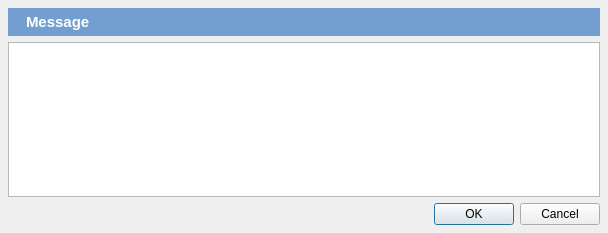
<?xml version="1.0" encoding="UTF-8"?>
<ui version="4.0">
 <class>text_input_dialog</class>
 <widget class="QDialog" name="text_input_dialog">
  <property name="geometry">
   <rect>
    <x>0</x>
    <y>0</y>
    <width>608</width>
    <height>233</height>
   </rect>
  </property>
  <property name="windowTitle">
   <string>OpenSesame says ...</string>
  </property>
  <layout class="QVBoxLayout" name="verticalLayout">
   <property name="margin">
    <number>8</number>
   </property>
   <item>
    <widget class="QWidget" name="widget" native="true">
     <property name="sizePolicy">
      <sizepolicy hsizetype="Preferred" vsizetype="Fixed">
       <horstretch>0</horstretch>
       <verstretch>0</verstretch>
      </sizepolicy>
     </property>
     <property name="styleSheet">
      <string notr="true">color: rgb(255, 255, 255);
background-color: #729fcf;</string>
     </property>
     <layout class="QHBoxLayout" name="horizontalLayout">
      <property name="margin">
       <number>5</number>
      </property>
      <item>
       <widget class="QLabel" name="label_text_input">
        <property name="sizePolicy">
         <sizepolicy hsizetype="Fixed" vsizetype="Preferred">
          <horstretch>0</horstretch>
          <verstretch>0</verstretch>
         </sizepolicy>
        </property>
        <property name="text">
         <string/>
        </property>
        <property name="pixmap">
         <pixmap>:/icons/about_large.png</pixmap>
        </property>
       </widget>
      </item>
      <item>
       <widget class="QLabel" name="label_message">
        <property name="font">
         <font>
          <pointsize>11</pointsize>
          <weight>75</weight>
          <bold>true</bold>
         </font>
        </property>
        <property name="text">
         <string>Message</string>
        </property>
       </widget>
      </item>
     </layout>
    </widget>
   </item>
   <item>
    <widget class="QTextEdit" name="textedit_input">
     <property name="acceptRichText">
      <bool>false</bool>
     </property>
    </widget>
   </item>
   <item>
    <widget class="QDialogButtonBox" name="buttonBox">
     <property name="orientation">
      <enum>Qt::Horizontal</enum>
     </property>
     <property name="standardButtons">
      <set>QDialogButtonBox::Cancel|QDialogButtonBox::Ok</set>
     </property>
    </widget>
   </item>
  </layout>
 </widget>
 <resources/>
 <connections>
  <connection>
   <sender>buttonBox</sender>
   <signal>accepted()</signal>
   <receiver>text_input_dialog</receiver>
   <slot>accept()</slot>
   <hints>
    <hint type="sourcelabel">
     <x>248</x>
     <y>254</y>
    </hint>
    <hint type="destinationlabel">
     <x>157</x>
     <y>274</y>
    </hint>
   </hints>
  </connection>
  <connection>
   <sender>buttonBox</sender>
   <signal>rejected()</signal>
   <receiver>text_input_dialog</receiver>
   <slot>reject()</slot>
   <hints>
    <hint type="sourcelabel">
     <x>316</x>
     <y>260</y>
    </hint>
    <hint type="destinationlabel">
     <x>286</x>
     <y>274</y>
    </hint>
   </hints>
  </connection>
 </connections>
</ui>
